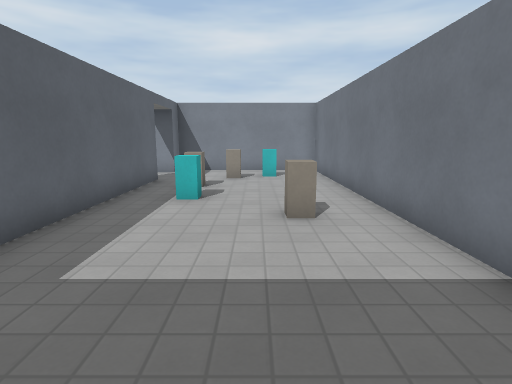
view 1 (above)

16 first-person views from a walk through a Godot game level. The camera is 1.4 m above the floor, tilts 10° down and sees 80° across. The floor is counted in squares, 1 m on a side. Each view is taken from the middle of a square. On the plan, view 1 faces up. The plan holds only what a view shows up to about 14 squares ahead; the rest is blank. The place goes on beyond the plan. Some surface patterns are stand-ins.

view 2
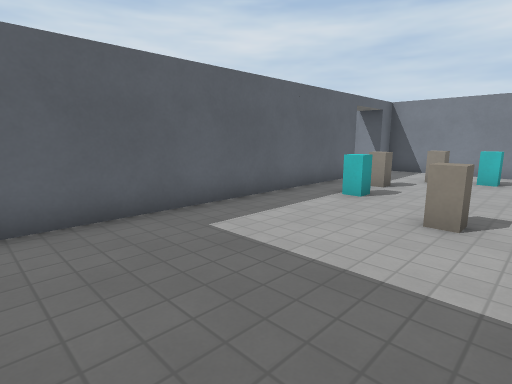

view 3
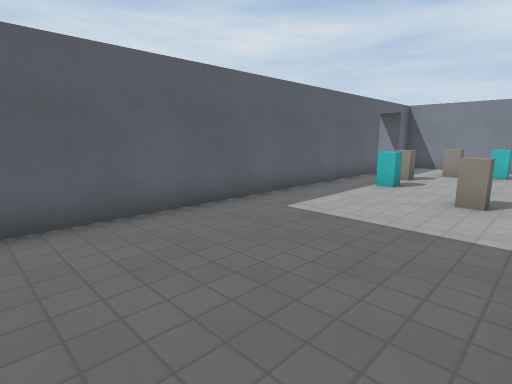

view 4
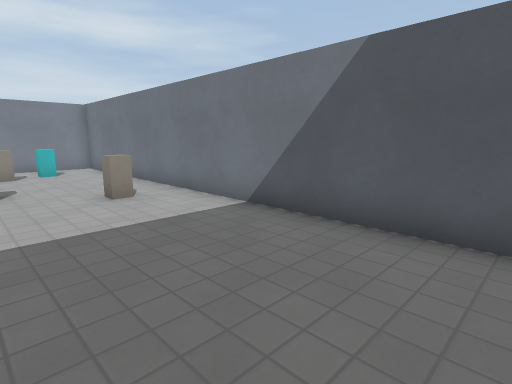

view 5
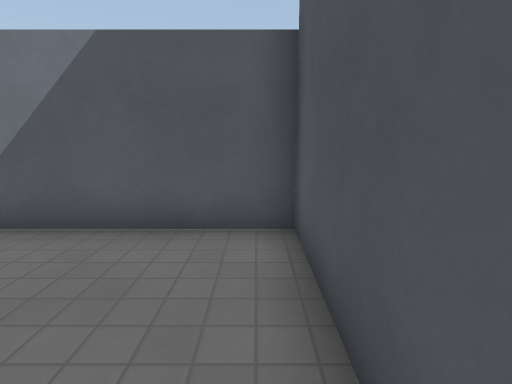

view 6
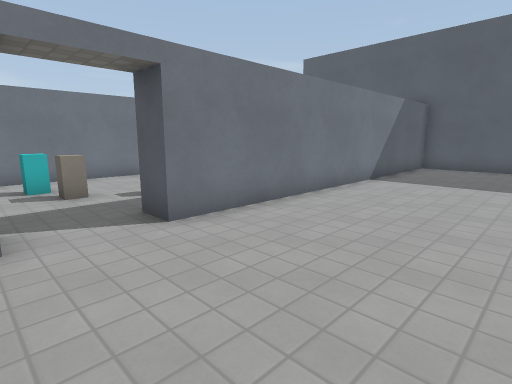

view 7
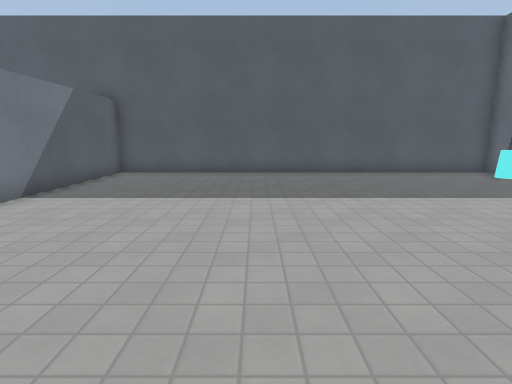

view 8
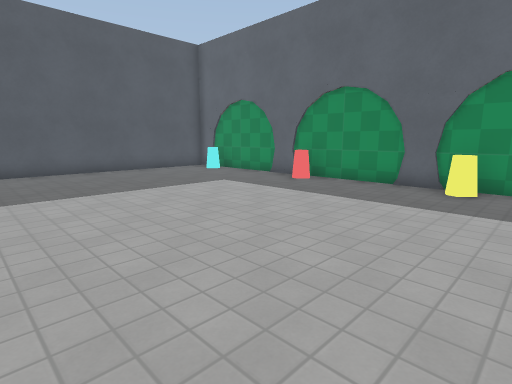

view 9
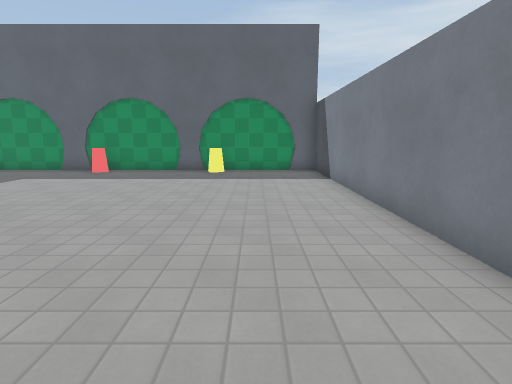

view 10
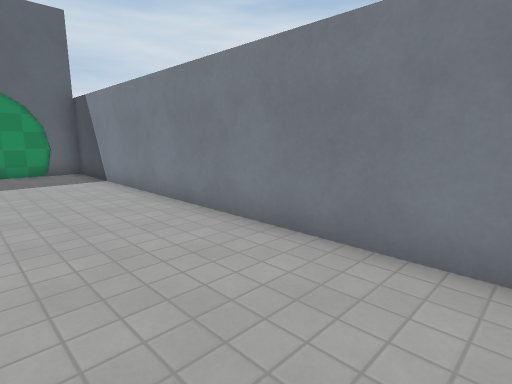

view 11
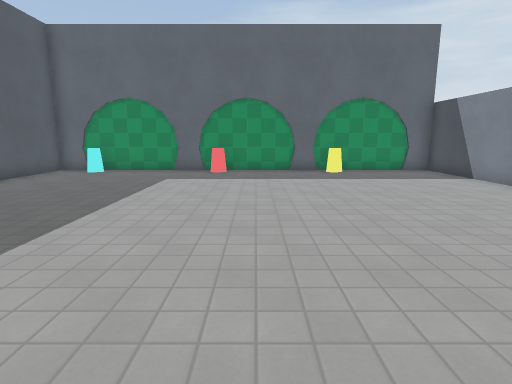

view 12
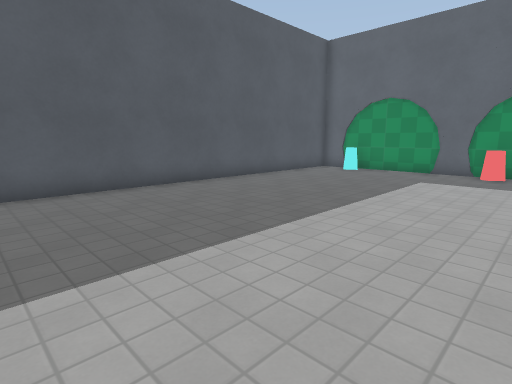

view 13
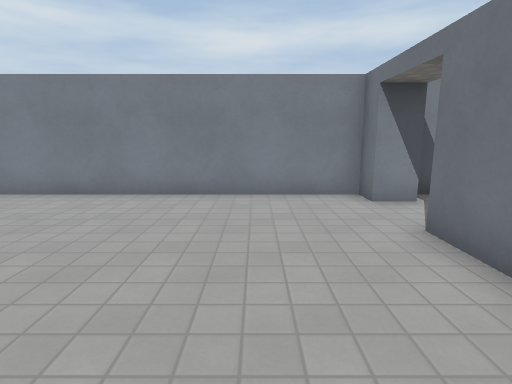

view 14
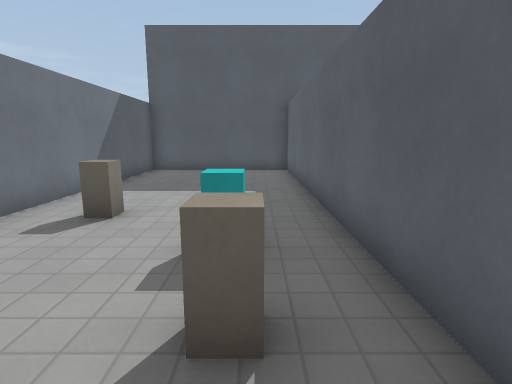

view 15
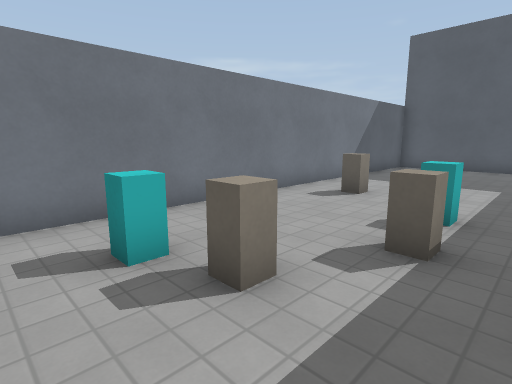

view 16
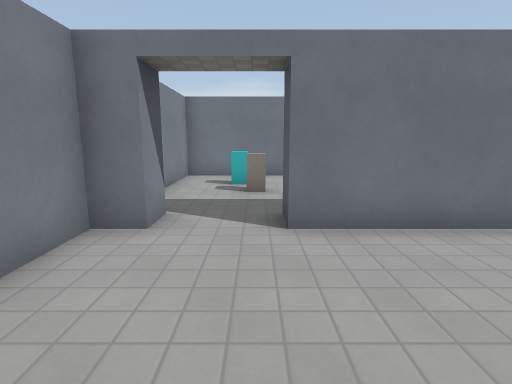

### Floor plan
Points are (right, up) in squares from view 1. A wall is a line through its corners. A room is listed if a view was taken in it or the views show most of it. See-through windows are left out.
Room 1 (views 1, 2, 3, 4, 5, 14, 15)
walls: (-3.4, 10.5) (-3.4, -2.6) (2.6, -2.6) (2.6, 13.6) (-3.4, 13.6) (-3.4, 12.7)
ways out: opening at (-4, 11.5) to room 2
objects: block (-2, 7); block (-2, 9); block (-1, 11); block (1, 5); block (1, 11)
Room 2 (views 6, 7, 8, 9, 10, 11, 12, 13, 16)
walls: (-3.4, 12.7) (-4.4, 12.7) (-4.4, 13.6) (-19.6, 13.6) (-19.6, -2.6) (-4.4, -2.6) (-4.4, 10.5) (-3.4, 10.5)
low walls: (-19, 4.8) (-18.5, 4.3); (-19, 9.7) (-18.5, 9.2); (-19, -0.4) (-18.5, -0.9)
ways out: opening at (-4, 11.5) to room 1

Positions as (right, up) in squares from view 1, and headings:
1: (0, 0), facing up
2: (2, 0), facing up-left
3: (2, -2), facing up-left
4: (-2, -2), facing up-right
5: (-2, -2), facing right
6: (-9, 13), facing down-right
7: (-10, 10), facing down
8: (-10, 11), facing down-left
9: (-6, 11), facing left
10: (-6, 10), facing up-left
11: (-6, 6), facing left
12: (-6, 6), facing down-left
13: (-7, 6), facing up
14: (-2, 11), facing down
15: (-3, 13), facing down-right
16: (-9, 11), facing right
